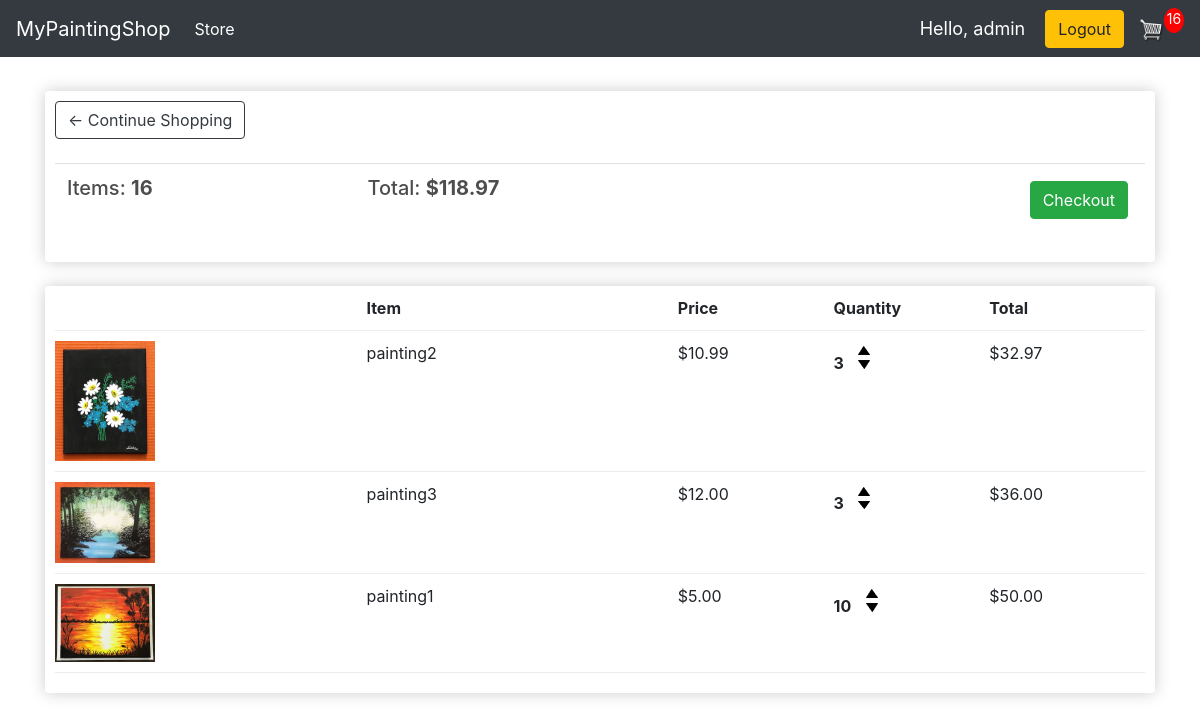
The page /cart/ (signed in) on the database as committed earlier.
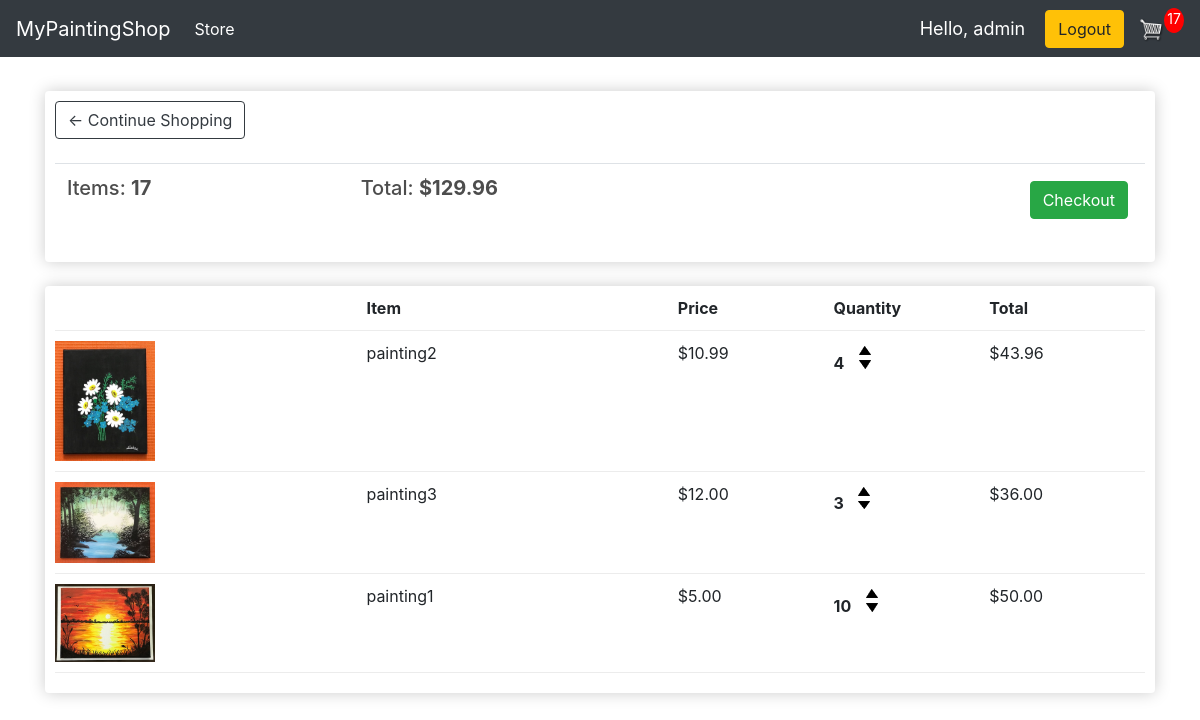
The same page on the database as committed later.
### store/models.py (models this page shows, shortened)
class Order(models.Model):
	customer = models.ForeignKey(Customer, on_delete=models.SET_NULL, null=True, blank=True)
	date_ordered = models.DateTimeField(auto_now_add=True)
	complete = models.BooleanField(default=False)
	transaction_id = models.CharField(max_length=100, null=True)
	@property
	def get_cart_total(self):
		orderitems = self.orderitem_set.all()
		total = sum([item.get_total for item in orderitems])
		return total
	@property
	def get_cart_items(self):
		orderitems = self.orderitem_set.all()
		total = sum([item.quantity for item in orderitems])
		return total

class OrderItem(models.Model):
	product = models.ForeignKey(Product, on_delete=models.SET_NULL, null=True)
	order = models.ForeignKey(Order, on_delete=models.SET_NULL, null=True)
	quantity = models.IntegerField(default=0, null=True, blank=True)
	date_added = models.DateTimeField(auto_now_add=True)
	@property
	def get_total(self):
		total = self.product.price * self.quantity
		return total

class Product(models.Model):
	name = models.CharField(max_length=200)
	price = models.FloatField()
	digital = models.BooleanField(default=False,null=True, blank=True)
	image = models.ImageField(null=True, blank=True)
	description = models.TextField(null=True, blank=True)
	@property
	def imageURL(self):
		try:
			url = self.image.url
		except:
			url = ''
		return url

### store/views.py (the view)
# urls.py: path('cart/', views.cart, name="cart"),
def cart(request):
	if request.user.is_authenticated:
		customer = request.user.customer
		order, created = Order.objects.get_or_create(customer=customer, complete=False)
		items = order.orderitem_set.all()
		cartItems = order.get_cart_items
	else:
		items = []
		order = {'get_cart_total':0, 'get_cart_items':0}
		cartItems = order['get_cart_items']
	context = {'items':items, 'order':order, 'cartItems':cartItems}
	return render(request, 'store/cart.html', context)

### store/templates/store/cart.html
{% extends 'store/main.html' %}
{% load static %}
{% block content %}
<div class="row">
    <div class="col-lg-12">
        <div class="box-element">
            <a  class="btn btn-outline-dark" href="{% url 'store' %}">&#x2190; Continue Shopping</a>
            <br>
            <br>
            <table class="table">
                <tr>
                    <th><h5>Items: <strong>{{order.get_cart_items}}</strong></h5></th>
                    <th><h5>Total: <strong>${{order.get_cart_total|floatformat:2}}</strong></h5></th>
                    <th>
                        <a  style="float:right; margin:5px;" class="btn btn-success" href="{% url 'checkout' %}">Checkout</a>
                    </th>
                </tr>
            </table>
        </div>
        <br>
        <div class="box-element">
            <div class="cart-row">
                <div style="flex:2"></div>
                <div style="flex:2"><strong>Item</strong></div>
                <div style="flex:1"><strong>Price</strong></div>
                <div style="flex:1"><strong>Quantity</strong></div>
                <div style="flex:1"><strong>Total</strong></div>
            </div>
                {% for item in items %}
				<div class="cart-row">
					<div style="flex:2"><img class="row-image" src="{{item.product.imageURL}}"></div>
					<div style="flex:2"><p>{{item.product.name}}</p></div>
					<div style="flex:1"><p>${{item.product.price|floatformat:2}}</p></div>
					<div style="flex:1">
						<p class="quantity">{{item.quantity}}</p>
						<div class="quantity">
							<img data-product="{{item.product.id}}" data-action="add" class="chg-quantity update-cart" src="{% static  'images/arrow-up.png' %}">
							<img data-product="{{item.product.id}}" data-action="remove" class="chg-quantity update-cart" class="chg-quantity" src="{% static  'images/arrow-down.png' %}">
						</div>
					</div>
					<div style="flex:1"><p>${{item.get_total|floatformat:2}}</p></div>
				</div>
				{% endfor %}
            </div>
        </div>
    </div>
</div>
{% endblock content %}

### store/templates/store/main.html (shortened to what this page needs)
<!DOCTYPE html>
{% load static %}
<link rel="stylesheet" type="text/css" href="{% static 'css/main.css' %}" />
<html>
  <head>
    <link rel="stylesheet" type="text/css" href="{% static 'css/main.css' %}" />
    <link
      rel="stylesheet"
      href="https://stackpath.bootstrapcdn.com/bootstrap/4.4.1/css/bootstrap.min.css"
    />
  </head>
  <body>
    <nav class="navbar navbar-expand-lg navbar-dark bg-dark">
      <a class="navbar-brand" href="{% url 'store' %}">MyPaintingShop</a>
      <div class="collapse navbar-collapse" id="navbarSupportedContent">
        <ul class="navbar-nav mr-auto">
          <li class="nav-item active">
            <a class="nav-link" href="{% url 'store' %}"
              >Store <span class="sr-only">(current)</span></a
            >
          </li>
        </ul>
        <div class="form-inline my-2 my-lg-0">
          {% if user.is_authenticated %}
          <span id="hello-msg"> Hello, {{ request.user }}</span>
          <a href="{% url 'logout' %}" class="btn btn-warning">Logout</a>
          {% else %}
          <a href="{% url 'login' %}" class="btn btn-warning">Login</a>
          {% endif %}
          <a href="{% url 'cart' %}">
            <img id="cart-icon" src="{% static 'images/cart.png' %}" />
          </a>
          <p id="cart-total">{{ cartItems }}</p>
        </div>
      </div>
    </nav>
    <div class="container">
      <br />
      {% block content %} {% endblock content %}
  </body>
</html>

### static/css/main.css (style rules this page uses)
body { background-color: hsl(0, 0%, 98%); }
h1, h2, h3, h4, h5, h6 { color: hsl(0, 0%, 30%); }
.box-element { box-shadow: hsl(0, 0%, 80%) 0 0 16px; background-color: #fff; border-radius: 4px; padding: 10px; }
.bg-dark { background-color: #4f868c !important; }
#cart-icon { width: 25px; display: inline-block; margin-left: 15px; }
#cart-total { display: block; text-align: center; color: #fff; background-color: red; width: 20px; height: 25px; border-radius: 50%; font-size: 14px; }
.col-lg-4, .col-lg-6, .col-lg-8, .col-lg-12 { margin-top: 10px; }
.btn { border-radius: 0; }
.row-image { width: 100px; }
.cart-row { display: flex; align-items: flex-stretch; padding-bottom: 10px; margin-bottom: 10px; border-bottom: 1px solid #ececec; }
.quantity { display: inline-block; font-weight: 700; padding-right: 10px; }
.chg-quantity { width: 12px; cursor: pointer; display: block; margin-top: 5px; transition: 0.1s; }
#hello-msg { font-size: 18px; color: #fff; margin-right: 20px; }

Rows that differ between the two databases and show on the page:
changed through a linked row, Order: get_cart_items "16" → "17"; get_cart_total "118.97" → "129.96"
changed OrderItem "painting2": quantity "3" → "4"; get_total "32.97" → "43.96"
Other text that changed with them:
{{ cartItems }}: "16" → "17"
